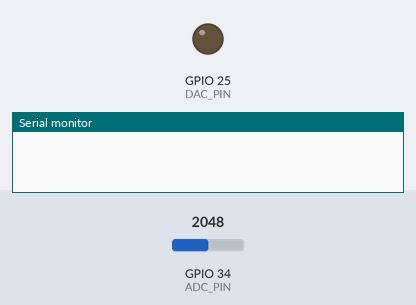
This sketch was run on a simulated ESP32. Parts: output pins drawn as LEDs (lit = HIGH), the last lines printed to the serial monitor. The test bench sets the inputs (shaded band); at power-on: GPIO 34 (ADC_PIN) = 2048 (analog values on the 0–4095 scale). WiFi joins after 1.5 s; servers stay silent unless stated; no MQTT or app messages arrive unless stated.

Above: at 0.0 s.
At 3.7 s:
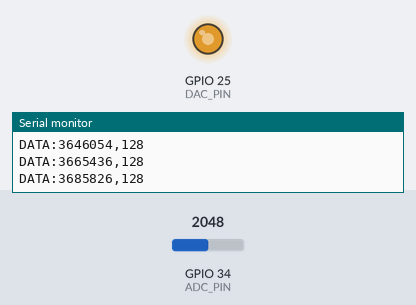
3.8 s: GPIO 34 (ADC_PIN) set to 2866
At 3.91 s:
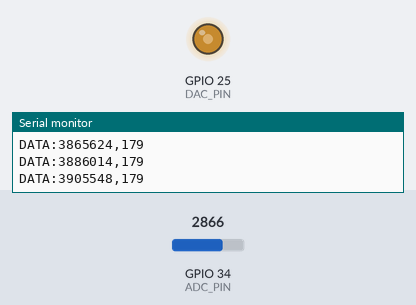
6.8 s: GPIO 34 (ADC_PIN) set to 3603
Timing chart, 0 to 15.8 s (numbered marks = the images above; inputs shaded):
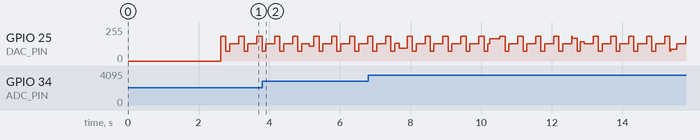

The sketch:

Sampling1.ino
```cpp
/*
 * ESP32 Dual-Core Signal Processing System
 * - Core 0: DAC Signal Generation + Data Processing
 * - Core 1: High-Precision ADC Sampling
 *
 * To connect to WiFi and MQTT broker, follow these steps:
 * 1. Set up your WiFi credentials (SSID and password) in the code.
 *  -   Both your PC and ESP32 should be connected to the same WiFi network.
 * 2. Set up your MQTT broker address, config and port.
 *  - C:\Program Files\mosquitto\mosquitto.conf should have the following uncomented lines:
 *      - listener 1883
 *      - allow_anonymous true
 *  - mqtt_server = Use Win + r, open command prompt using cmd, and type ipconfig to find your local IP address 192.168.XXX.XX
 *  - mqtt_port = 1883; This is default port for MQTT. You could change it in the file mosquitto.conf
 *  - mqtt_topic = This is the topic for publishing data. Can be any name you want.
 * 3. To start the MQTT broker open a terminal and paste: mosquitto -c "C:\Program Files\mosquitto\mosquitto.conf" -v .
 *  - netstat -ano | findstr :1883  to show the port is open
 *

 * 4. Open another terminal and paste: mosquitto_sub -h <mqtt_server> -t "<mqtt_topic>" -v to subscribe to the topic.
 *
 * 5. Upload the code to your ESP32 board.
 * 6. Open the Serial Monitor in Arduino IDE to see the output.
 * 7. You can use a the python script to plot the data received from the ESP32.
 */

#include <WiFi.h>          // WiFi library for ESP32
#include <PubSubClient.h>  // MQTT client library
#include <arduinoFFT.h>    // FFT processing library

// ======================
// CONFIGURATION CONSTANTS
// ======================
#define FFT_SAMPLE_SIZE 128                 // FFT window size
#define QUEUE_LENGTH (FFT_SAMPLE_SIZE * 4)  // Size of FreeRTOS queues
#define ADC_PIN 34                          // GPIO34 used for ADC input
#define DAC_PIN 25                          // GPIO25 used for DAC output
#define SINE_DEBUG false
const bool toPlot = true;          //Flag to use Plot2 python code
const bool toPlot_fft = true;       //Flag to use Plot2 python code
const int offset = 128;             // DC offset for sine wave
const int amplitude = 30;           // Amplitude of sine wave1
const float frequency = 4.0;        // Base frequency for DAC signal  1
const int amplitude2 = 60;          // Amplitude of sine wave 2
const float frequency2 = 10.0;       // Base frequency for DAC signal 2
const int dacUpdateRate = 500;      // DAC update rate in Hz
volatile float sampleFrequency = 50.0;  // Initial maximun ADC sampling frequency

// ======================
// RTOS GLOBAL VARIABLES
// ======================
QueueHandle_t sampleQueue;               // Queue for FFT samples
QueueHandle_t aggQueue;                  // Queue for averaging
TaskHandle_t ADC_TaskHandle = NULL;      // Handle for ADC task
TaskHandle_t Process_TaskHandle = NULL;  // Handle for processing task

// Struct for ADC data and its timing
typedef struct {
  int adc_value;
  unsigned long delta_time;
} ADCData_t;


// MQTT CONFIGURATION

volatile bool mqtt_connected = false;  // MQTT connection status flag
const char* ssid = "S23 de Marcelo";
const char* password = "12345678";
const char* mqtt_server = "192.168.28.32";
const int mqtt_port = 1883;                // MQTT port
const char* mqtt_topic = "iot-homework";  // MQTT topic for publishing

WiFiClient espClient;            // WiFi client for MQTT
PubSubClient client(espClient);  // MQTT client object

portMUX_TYPE samplingMux = portMUX_INITIALIZER_UNLOCKED;

RTC_DATA_ATTR bool fftPerformed = false;  // Flag to track if FFT has been performed
RTC_DATA_ATTR float savedSampleFrequency = 50.0;  // Default sampling frequency

// ------------------------------------------------------------------------------------------------------------------------------------------------------------------

// ======================
// DAC SIGNAL GENERATOR (Core 0)
// ======================
void TaskDACWrite(void* pvParameters) {
  float phase = 0;
  float phase2 = 4 * PI / 3;  // Phase offset for second sine wave
  const float phaseIncrement = 2 * PI * frequency / dacUpdateRate;
  const float phaseIncrement2 = 2 * PI * frequency2 / dacUpdateRate;
  unsigned long lastUpdate = micros();

  while (1) {
    unsigned long now = micros();
    if (now - lastUpdate >= (1000000UL / dacUpdateRate)) {
      int sineValue = (int)(amplitude * sin(phase) + offset);  // Generate sine wave value
      int sineValue2 = (int)(amplitude * sin(phase2));         // Generate sine wave value
      int sineSum = sineValue + sineValue2;
      dacWrite(DAC_PIN, sineSum);  // Output to DAC
      phase += phaseIncrement;
      if (phase >= 2 * PI) phase -= 2 * PI;  // Keep phase within 0 to 2π
      phase2 += phaseIncrement2;
      if (phase2 >= 2 * PI) phase2 -= 2 * PI;  // Keep phase within 0 to 2π
      lastUpdate = now;

      // ------ PLOT SIGNAL TO DEBUG (SHOULD BE COMMENTED)--------
      if (SINE_DEBUG == true) {  //Using dashboard
        Serial.printf("DATA:%lu,%d\n", micros(), sineSum);
      }
    }
    vTaskDelay(1);  // Yield to other tasks
  }
}

// ------------------------------------------------------------------------------------------------------------------------------------------------------------------

// ======================
// ADC SAMPLING TASK (Core 1)
// ======================
void TaskADCRead(void* parameter) {
  ADCData_t adc_data;
  unsigned long t_prev = micros();  // Initial timestamp
  portENTER_CRITICAL(&samplingMux);
  unsigned long samplePeriod;
  portEXIT_CRITICAL(&samplingMux);
  unsigned long lastSampleTime = micros();
  while (1) {
    samplePeriod = 1000000UL / savedSampleFrequency;
    if ((micros() - lastSampleTime) >= samplePeriod) {
      lastSampleTime += samplePeriod;
      unsigned long t_now = micros();            // Capture time
      adc_data.adc_value = analogRead(ADC_PIN);  // Read ADC value
      adc_data.delta_time = t_now - t_prev;      // Time since last sample

      // Send sample to both queues (non-blocking)
      xQueueSend(sampleQueue, &adc_data, 0);
      xQueueSend(aggQueue, &adc_data, 0);

      if (toPlot == true) {  //Using dashboard
        Serial.printf("DATA:%lu,%d\n", micros(), adc_data.adc_value);
      }
      t_prev = t_now;  // Update timestamp
    }
    vTaskDelay(1);
  }
}

// ------------------------------------------------------------------------------------------------------------------------------------------------------------------


// ======================
// DATA PROCESSING TASK (Core 0)
// ======================
void TaskProcess(void* pvParameters) {
  if (fftPerformed) {
    Serial.println("[FFT] Skipping FFT computation (already performed).");
    vTaskDelete(NULL);  // Terminate the task
    return;
  }

  ADCData_t data;
  float vReal[FFT_SAMPLE_SIZE];
  float vImag[FFT_SAMPLE_SIZE];
  float freqs[FFT_SAMPLE_SIZE];
  int count = 0;
  float prev_maxFreq = 0.0;
  float maxFreq = 0.0;
  float totalSampleFrequency = 0.0;

  while (count <= 5) {
    float sum = 0.0;

    // Receive FFT_SAMPLE_SIZE samples
    for (int i = 0; i < FFT_SAMPLE_SIZE; i++) {
      if (xQueueReceive(sampleQueue, &data, portMAX_DELAY) == pdTRUE) {
        freqs[i] = 1e6 / data.delta_time;  // Calculate sampling frequency from delta time
        vReal[i] = data.adc_value;         // Real part of FFT input
        vImag[i] = 0.0;                    // Imaginary part initialized to 0
        sum += freqs[i];                   // Accumulate sampling frequencies
      } else {
        Serial.print("Process Error: Queue broken!");
        break;
      }
    }

    float mean_sampling_freq = sum / FFT_SAMPLE_SIZE;

    ArduinoFFT<float> FFT(vReal, vImag, FFT_SAMPLE_SIZE, mean_sampling_freq, false);

    // Track ADC min and max values
    int min_adc = 1024, max_adc = 0;
    for (int i = 0; i < FFT_SAMPLE_SIZE; i++) {
      if (vReal[i] < min_adc) min_adc = vReal[i];
      if (vReal[i] > max_adc) max_adc = vReal[i];
    }


    FFT.windowing(vReal, FFT_SAMPLE_SIZE, FFT_WIN_TYP_HAMMING, FFT_FORWARD);  // Apply window
    FFT.compute(vReal, vImag, FFT_SAMPLE_SIZE, FFT_FORWARD);                  // Compute FFT

    for (int i = 0; i < 20; i++) vReal[i] = 0.0;  // Zero out low-frequency bins

    FFT.complexToMagnitude(vReal, vImag, FFT_SAMPLE_SIZE);  // Convert to magnitude

    float peakFrequency = FFT.majorPeak(vReal, FFT_SAMPLE_SIZE, mean_sampling_freq);


    float binWidth = mean_sampling_freq / FFT_SAMPLE_SIZE;

    int N = FFT_SAMPLE_SIZE / 2;

    float sum2 = 0.0;
    for (int i = 1; i < N; i++) sum2 += vReal[i];
    float mean = sum2 / (N - 1);

    float sq_diff = 0.0;
    for (int i = 1; i < N; i++) {
      float diff = vReal[i] - mean;
      sq_diff += diff * diff;
    }
    float stddev = sqrt(sq_diff / (N - 1));

    float threshold = mean + 2 * stddev;

    for (int i = 1; i < N; i++) {
      if (vReal[i] > threshold) {
        maxFreq = i * binWidth;
      }
    }

    if (maxFreq > 1.0 && maxFreq <= 10000.0) {
      portENTER_CRITICAL(&samplingMux);
      totalSampleFrequency += 2.0 * maxFreq;  // Adapt sampling frequency
      portEXIT_CRITICAL(&samplingMux);
    }

    if (toPlot_fft) {
      for (int i = 1; i < N; i++) {
        float freq = i * binWidth;
        Serial.printf("FFT:%.2f:%.2f\n", freq, vReal[i]);  // FFT:<frequency_in_Hz>:<magnitude>
      }
    }
    count++;

    Serial.printf("[FFT] Max freq: %.2f Hz\n", maxFreq);
    Serial.printf("[FFT] FINAL Sample freq: %.2f Hz\n", sampleFrequency);
    Serial.printf("[FTT] Dominant Frequency is %.2f Hz \n", peakFrequency);
    Serial.printf("{\"sample_freq\":%.2f}\n", savedSampleFrequency);  // Add sampling frequency output


    vTaskDelay(pdMS_TO_TICKS(1000));  // Delay for 1000 milliseconds
  }

  if (count == 6) {
    portENTER_CRITICAL(&samplingMux);
    sampleFrequency = totalSampleFrequency / 5;  // Average sampling frequency
    savedSampleFrequency = sampleFrequency;  // Save to RTC memory
    portEXIT_CRITICAL(&samplingMux);
}

  fftPerformed = true;  // Set the flag to indicate FFT has been performed
  Serial.println("[FFT] FFT computation completed. Flag set.");
  vTaskDelete(NULL);
}


// ======================
// AGGREGATION + MQTT PUBLISH TASK (Core 0)
// ======================
void TaskAggregation(void* param) {
  unsigned long start_time = micros();
  unsigned long elapsed_time = 0;
  long sum = 0;
  int count = 0;
  ADCData_t data;

  while (1) {
    if (xQueueReceive(aggQueue, &data, portMAX_DELAY) == pdTRUE) {
      sum += data.adc_value;
      count++;
      elapsed_time = micros() - start_time;

      if (elapsed_time >= 5000000UL) {  // Every 5 seconds
        float average = (count > 0) ? (float)sum / count : 0.0;
        unsigned long timestamp = micros();  // Capture the timestamp when data is sent

        // Send data with timestamp
        Serial.printf("{\"average\":%.2f,\"samples\":%d,\"timestamp\":%lu}\n", average, count, timestamp);

        Serial.printf("{\"average\":%.2f,\"samples\":%d}\n", average, count);
        Serial.printf("{\"sample_freq\":%.2f}\n", savedSampleFrequency);  // Add sampling frequency output

        if (mqtt_connected) {
          char payload[64];
          snprintf(payload, sizeof(payload), "{\"average\":%.2f,\"timestamp\":%lu}", average, timestamp);
          if (client.publish(mqtt_topic, payload)) {
            Serial.printf("{\"mqtt_status\":\"Sent average: %.2f\"}\n", average);
          } else {
            Serial.println("{\"mqtt_status\":\"Failed to send data!\"}");
          }
        }
        // Reset counters
        start_time = micros();
        sum = 0;
        count = 0;
      }
    }
  }
}

// ======================
// INITIALIZATION
// ======================
unsigned long lastSleepTime = 0;  // Tracks the last time deep sleep was triggered

void setup() {
  Serial.begin(115200);
  delay(1000);

  // Check if the ESP32 woke up from deep sleep
  if (esp_sleep_get_wakeup_cause() == ESP_SLEEP_WAKEUP_TIMER) {
    Serial.println("{\"status\":\"Woke up from deep sleep\"}");
  } else {
    Serial.println("{\"status\":\"Power-on or reset\"}");
    fftPerformed = false;  // Reset the flag on power-on
    sampleFrequency = 50.0;  // Default sampling frequency
    savedSampleFrequency = sampleFrequency;  // Reset saved frequency
  }

  connectToWiFi();  // Connect to WiFi
  client.setServer(mqtt_server, mqtt_port);
  connectToMQTT();                      // Connect to MQTT broker
  mqtt_connected = client.connected();  // Set connection flag

  // Send WiFi and MQTT status
  Serial.printf(
    "{\"wifi_status\":\"%s\",\"wifi_ip\":\"%s\",\"mqtt_status\":\"%s\"}\n",
    (WiFi.status() == WL_CONNECTED) ? "connected" : "disconnected",
    WiFi.localIP().toString().c_str(),
    mqtt_connected ? "connected" : "disconnected"
  );

  dacWrite(DAC_PIN, offset);       // Initialize DAC output
  analogReadResolution(8);         // 8-bit ADC resolution
  analogSetAttenuation(ADC_11db);  // ADC attenuation setting

  sampleQueue = xQueueCreate(QUEUE_LENGTH, sizeof(ADCData_t));
  if (sampleQueue == NULL) {
    Serial.print("FATAL: Queue creation failed!");
    while (1)
      ;
  }

  aggQueue = xQueueCreate(QUEUE_LENGTH, sizeof(ADCData_t));
  if (aggQueue == NULL) {
    Serial.print("FATAL: Queue creation failed!");
    while (1)
      ;
  }

  // Create tasks and assign them to specific cores
  xTaskCreatePinnedToCore(TaskDACWrite, "DAC_Gen", 4096, NULL, 1, NULL, 0);
  xTaskCreatePinnedToCore(TaskADCRead, "ADC_Sample", 4096, NULL, 2, &ADC_TaskHandle, 1);
  xTaskCreatePinnedToCore(TaskProcess, "Data_Process", 8192, NULL, 1, &Process_TaskHandle, 0);
  xTaskCreatePinnedToCore(TaskAggregation, "RollingAverage", 4096, NULL, 1, NULL, 0);

  Serial.print("System Initialized: Tasks Running");

  // Set up deep sleep for 10 seconds
  esp_sleep_enable_timer_wakeup(10 * 1000000);  // 10 seconds in microseconds
}

// ======================
// MAIN LOOP (Unused)
// ======================
void loop() {
  unsigned long currentTime = millis();

  // Check if 1 minute has passed since the last deep sleep
  if (currentTime - lastSleepTime >= 60000) {  // 60,000 ms = 1 minute
    Serial.println("{\"status\":\"Entering deep sleep for 10 seconds\"}");
    delay(200);  // Allow time for the message to be sent
    lastSleepTime = currentTime;  // Update the last sleep time
    esp_deep_sleep_start();       // Enter deep sleep
  }

  // Perform other tasks here (e.g., sampling, MQTT communication)
  delay(1000);  // Add a delay to avoid busy looping
}


// ======================
// WIFI CONNECTION HELPER
// ======================
void connectToWiFi() {
  Serial.println("{\"wifi_status\":\"Connecting to WiFi...\"}");
  WiFi.begin(ssid, password);

  unsigned long startAttemptTime = millis();
  const unsigned long timeout = 10000;  // 10 seconds timeout

  while (WiFi.status() != WL_CONNECTED && millis() - startAttemptTime < timeout) {
    delay(500);
    Serial.print(".");
  }

  if (WiFi.status() == WL_CONNECTED) {
    Serial.println("{\"wifi_status\":\"Connected!\"}");
  } else {
    Serial.println("{\"wifi_status\":\"Failed to connect to WiFi. Restarting...\"}");
    // ESP.restart();  // Uncomment if you want to restart the ESP32 on failure
  }
}

// ======================
// MQTT CONNECTION HELPER
// ======================
void connectToMQTT() {
  Serial.println("{\"mqtt_status\":\"Connecting to MQTT broker...\"}");
  int attempts = 0;
  const int maxAttempts = 5;  // Maximum number of connection attempts

  while (!client.connected() && attempts < maxAttempts) {
    Serial.printf("{\"mqtt_status\":\"Attempt %d/%d...\"}\n", attempts + 1, maxAttempts);

    if (client.connect("ESP32Client")) {  // Replace "ESP32Client" with a unique client ID if needed
      Serial.println("{\"mqtt_status\":\"Connected to broker!\"}");
      return;
    } else {
      Serial.printf("{\"mqtt_status\":\"Connection failed, rc=%d. Retrying in 2 seconds...\"}\n", client.state());
      delay(2000);
      attempts++;
    }
  }

  if (!client.connected()) {
    Serial.println("{\"mqtt_status\":\"Failed to connect to MQTT broker after multiple attempts. Restarting...\"}");
    // ESP.restart();  // Uncomment if you want to restart the ESP32 on failure
  }
}
```
